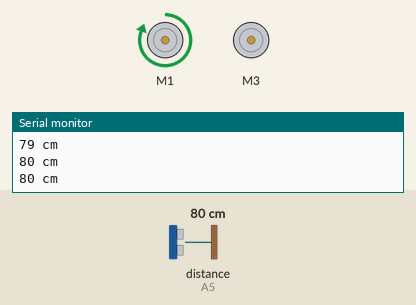
A sketch run on a simulated Arduino Uno, built with avr-gcc and run on an emulated ATmega328P. On the bench: 2 × DC motor (green arrow = forward, orange = backward, longer = faster), the last lines printed to the serial monitor. Wiring (inferred from the names in the program): ultrasonic range finder: trigger A4; echo A5. Inputs (shaded band) come from the test bench; at power-on: distance to the obstacle (sensor on A5) 80 cm. The echo pulse lasts 58.3 µs per cm; random numbers use the default seed unless the sketch sets one.

Above: at 1.3 s.
1.4 s: distance to the obstacle (sensor on A5) set to 22 cm
2.9 s: distance to the obstacle (sensor on A5) set to 17 cm
At 3.6 s:
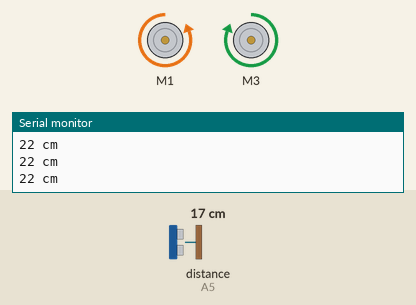
At 4.6 s:
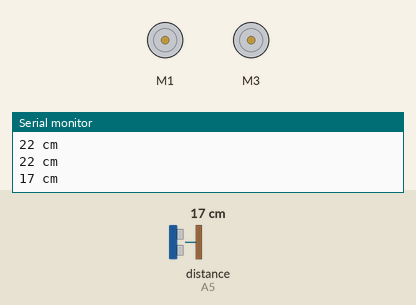
5.9 s: distance to the obstacle (sensor on A5) set to 35 cm
Timing chart, 0 to 8.9 s (numbered marks = the images above; inputs shaded):
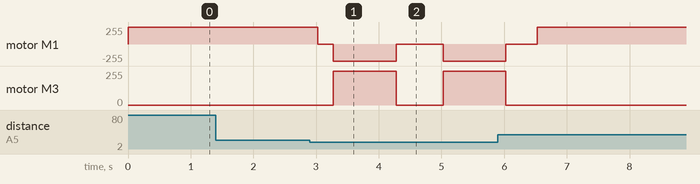

The sketch:

main_autonomous.ino
```cpp
#include <AFMotor.h>
#define trigPin A4
#define echoPin A5

long randNumber;
AF_DCMotor drive(1);
AF_DCMotor steer(3);

void turnAround(){
  drive.run(RELEASE);
  steer.run(RELEASE);
  delay(250);
  if (randNumber == 0){
    steer.run(FORWARD);
  } else {
    steer.run(BACKWARD);
  }
  drive.run(BACKWARD);
  delay(1000);
  drive.run(RELEASE);
  steer.run(RELEASE);
}

int return_cm_ping(){
  long duration, cm_distance;
  digitalWrite(trigPin, LOW);
  delayMicroseconds(2);
  digitalWrite(trigPin, HIGH);
  delayMicroseconds(10);
  digitalWrite(trigPin, LOW);
  duration = pulseIn(echoPin, HIGH);
  cm_distance = (duration/2) / 29.1;
  return cm_distance;
}

void setup() {
  randomSeed(analogRead(0));
  Serial.begin(9600);
  pinMode(trigPin, OUTPUT);
  pinMode(echoPin, INPUT);
  drive.setSpeed(255);
  steer.setSpeed(255);
}

void loop() {
  randNumber = random(0,1);
  drive.run(FORWARD);
  long distance;
  distance = return_cm_ping();
  if(distance < 20) {
    turnAround();
  }
  if (distance >= 200 || distance <= 0){
    Serial.println("Out of range");
  } else {
    Serial.print(distance);
    Serial.println(" cm");
  }
  delay(500);
}
```

Measured:
- the behaviour switches between 20 and 19 cm on distance to the obstacle (sensor on A5) (found by bisection; images 0 and 1)
- after the input at 2.9 s, motor M1: forward 255/255 → stopped after 0.13 s, → backward 255/255 0.25 s later, → stopped 1.0 s later, → backward 255/255 0.75 s later; motor M3: stopped → forward 255/255 after 0.38 s, → stopped 1.0 s later, → forward 255/255 0.75 s later
